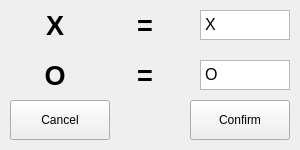
<?xml version="1.0" encoding="UTF-8"?>
<ui version="4.0">
 <class>SubWindow</class>
 <widget class="QMainWindow" name="SubWindow">
  <property name="geometry">
   <rect>
    <x>0</x>
    <y>0</y>
    <width>300</width>
    <height>150</height>
   </rect>
  </property>
  <property name="windowTitle">
   <string>Set Names</string>
  </property>
  <widget class="QWidget" name="centralwidget">
   <widget class="QTextEdit" name="te_X">
    <property name="geometry">
     <rect>
      <x>200</x>
      <y>10</y>
      <width>90</width>
      <height>30</height>
     </rect>
    </property>
    <property name="font">
     <font>
      <pointsize>12</pointsize>
     </font>
    </property>
    <property name="layoutDirection">
     <enum>Qt::LeftToRight</enum>
    </property>
    <property name="html">
     <string>&lt;!DOCTYPE HTML PUBLIC &quot;-//W3C//DTD HTML 4.0//EN&quot; &quot;http://www.w3.org/TR/REC-html40/strict.dtd&quot;&gt;
&lt;html&gt;&lt;head&gt;&lt;meta name=&quot;qrichtext&quot; content=&quot;1&quot; /&gt;&lt;style type=&quot;text/css&quot;&gt;
p, li { white-space: pre-wrap; }
&lt;/style&gt;&lt;/head&gt;&lt;body style=&quot; font-family:'MS Shell Dlg 2'; font-size:12pt; font-weight:400; font-style:normal;&quot;&gt;
&lt;p style=&quot; margin-top:0px; margin-bottom:0px; margin-left:0px; margin-right:0px; -qt-block-indent:0; text-indent:0px;&quot;&gt;X&lt;/p&gt;&lt;/body&gt;&lt;/html&gt;</string>
    </property>
   </widget>
   <widget class="QTextEdit" name="te_O">
    <property name="geometry">
     <rect>
      <x>200</x>
      <y>60</y>
      <width>90</width>
      <height>30</height>
     </rect>
    </property>
    <property name="font">
     <font>
      <pointsize>12</pointsize>
     </font>
    </property>
    <property name="layoutDirection">
     <enum>Qt::LeftToRight</enum>
    </property>
    <property name="html">
     <string>&lt;!DOCTYPE HTML PUBLIC &quot;-//W3C//DTD HTML 4.0//EN&quot; &quot;http://www.w3.org/TR/REC-html40/strict.dtd&quot;&gt;
&lt;html&gt;&lt;head&gt;&lt;meta name=&quot;qrichtext&quot; content=&quot;1&quot; /&gt;&lt;style type=&quot;text/css&quot;&gt;
p, li { white-space: pre-wrap; }
&lt;/style&gt;&lt;/head&gt;&lt;body style=&quot; font-family:'MS Shell Dlg 2'; font-size:12pt; font-weight:400; font-style:normal;&quot;&gt;
&lt;p style=&quot; margin-top:0px; margin-bottom:0px; margin-left:0px; margin-right:0px; -qt-block-indent:0; text-indent:0px;&quot;&gt;O&lt;/p&gt;&lt;/body&gt;&lt;/html&gt;</string>
    </property>
   </widget>
   <widget class="QLabel" name="label">
    <property name="geometry">
     <rect>
      <x>10</x>
      <y>10</y>
      <width>90</width>
      <height>30</height>
     </rect>
    </property>
    <property name="font">
     <font>
      <pointsize>20</pointsize>
      <weight>75</weight>
      <bold>true</bold>
     </font>
    </property>
    <property name="text">
     <string>X</string>
    </property>
    <property name="alignment">
     <set>Qt::AlignCenter</set>
    </property>
   </widget>
   <widget class="QLabel" name="label_2">
    <property name="geometry">
     <rect>
      <x>10</x>
      <y>60</y>
      <width>90</width>
      <height>30</height>
     </rect>
    </property>
    <property name="font">
     <font>
      <pointsize>20</pointsize>
      <weight>75</weight>
      <bold>true</bold>
     </font>
    </property>
    <property name="text">
     <string>O</string>
    </property>
    <property name="alignment">
     <set>Qt::AlignCenter</set>
    </property>
   </widget>
   <widget class="QLabel" name="label_3">
    <property name="geometry">
     <rect>
      <x>100</x>
      <y>10</y>
      <width>90</width>
      <height>30</height>
     </rect>
    </property>
    <property name="font">
     <font>
      <pointsize>20</pointsize>
      <weight>75</weight>
      <bold>true</bold>
     </font>
    </property>
    <property name="text">
     <string>=</string>
    </property>
    <property name="alignment">
     <set>Qt::AlignCenter</set>
    </property>
   </widget>
   <widget class="QLabel" name="label_4">
    <property name="geometry">
     <rect>
      <x>100</x>
      <y>60</y>
      <width>90</width>
      <height>30</height>
     </rect>
    </property>
    <property name="font">
     <font>
      <pointsize>20</pointsize>
      <weight>75</weight>
      <bold>true</bold>
     </font>
    </property>
    <property name="text">
     <string>=</string>
    </property>
    <property name="alignment">
     <set>Qt::AlignCenter</set>
    </property>
   </widget>
   <widget class="QPushButton" name="b_cancel">
    <property name="geometry">
     <rect>
      <x>10</x>
      <y>100</y>
      <width>100</width>
      <height>40</height>
     </rect>
    </property>
    <property name="text">
     <string>Cancel</string>
    </property>
   </widget>
   <widget class="QPushButton" name="b_confirm">
    <property name="geometry">
     <rect>
      <x>190</x>
      <y>100</y>
      <width>100</width>
      <height>40</height>
     </rect>
    </property>
    <property name="text">
     <string>Confirm</string>
    </property>
   </widget>
  </widget>
 </widget>
 <resources/>
 <connections/>
</ui>
